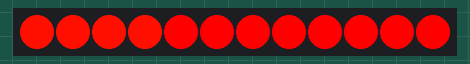
The sketch below on a simulated Arduino Uno, built with avr-gcc and run on an emulated ATmega328P. Shown: 12 RGB LEDs in strip order, left to right. What the sketch prints to the serial monitor is not drawn.

Above: at 0.45 s.
At 3.18 s:
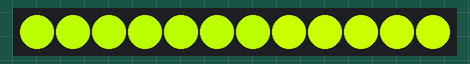
At 6.2 s:
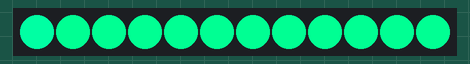
At 11.94 s:
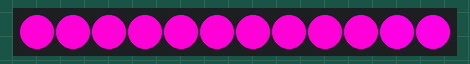
At 19.2 s:
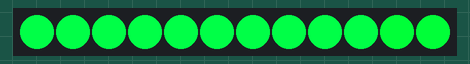
At 26.46 s:
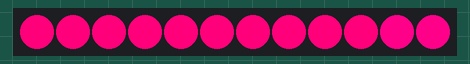

The sketch:

NeoPixel_Strip_HSV_filler.ino
```cpp
#include <Adafruit_NeoPixel.h>
#define DATA_PIN 4
#define NUM_PX 12

// TODO:
// what does NEO_GRB + NEO_KHZ800 mean, anyway?
Adafruit_NeoPixel strip = Adafruit_NeoPixel(NUM_PX, DATA_PIN, NEO_GRB + NEO_KHZ800);

int pixel = 0;
int rgb[3];
float hue = 0;

// Updates a color, adds a delay
void colorWipe(uint32_t c) {
  for(uint16_t i=0; i<strip.numPixels(); i++) {
      strip.setPixelColor(i, c);
      strip.show();
      delay(10);
  }
}

// Converts HSV to RGB color
// TODO: find author, add to credits
void HSV_to_RGB(double h, double s, double v, int * rgb) {
    double r, g, b;

    int i = int(h * 6);
    double f = h * 6 - i;
    double p = v * (1 - s);
    double q = v * (1 - f * s);
    double t = v * (1 - (1 - f) * s);

    switch(i % 6){
        case 0: r = v, g = t, b = p; break;
        case 1: r = q, g = v, b = p; break;
        case 2: r = p, g = v, b = t; break;
        case 3: r = p, g = q, b = v; break;
        case 4: r = t, g = p, b = v; break;
        case 5: r = v, g = p, b = q; break;
    }

    rgb[0] = (int) (r * 255.0);
    rgb[1] = (int) (g * 255.0);
    rgb[2] = (int) (b * 255.0);
}

void setup() {
  rgb[0] = 0;
  rgb[1] = 0;
  rgb[2] = 0;

  Serial.begin(9600);

  strip.begin();
  colorWipe(
    strip.Color(0,0,0)
  );
  strip.show();
}

// Updates a Hue parameter for HSV color,
// updates the NeoPixel strip
void loop() {
  HSV_to_RGB(hue, 1.0, 1.0, rgb);
  strip.setPixelColor(pixel, strip.Color(rgb[0], rgb[1], rgb[2]));
  strip.show();

  if (pixel < strip.numPixels() - 1) {
    pixel = pixel + 1;
  } else {
    pixel = 0;
    if (hue < 1.0) { hue += 0.01; }
    else { hue = 0.0; }
  }

  // Debug colors using a serial port
  Serial.print(rgb[0]);
  Serial.print(' ');
  Serial.print(rgb[1]);
  Serial.print(' ');
  Serial.print(rgb[2]);
  Serial.println();

  delay(10);
}
```
